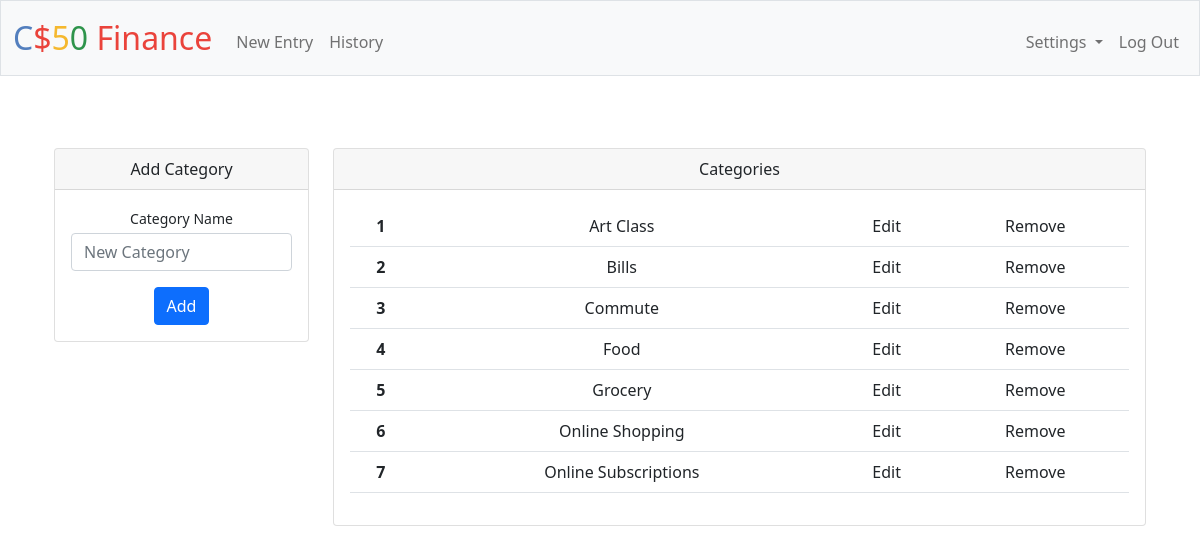
/personal (signed in), run on the app's committed database.
### tables this page shows
CREATE TABLE categories (
    id INTEGER PRIMARY KEY AUTOINCREMENT NOT NULL,
    category TEXT NOT NULL,
    user_id INTEGER NOT NULL,
    FOREIGN KEY (user_id) REFERENCES users (id)
);

### app.py (the view)
@app.route("/personal", methods=["GET", "POST"])
@login_required
def personal():
    cat = db.execute("SELECT category FROM categories WHERE user_id=?", session["user_id"])
    categories = []
    for i in range(len(cat)):
        categories.append(cat[i]['category'])
    sorted_cat = sorted(categories)
    if request.method == "POST":
        if not request.form.get("category"):
            return apology("please add a category", 400)
        if request.form.get("category") in categories:
            return apology("category already exists", 400)
        db.execute("INSERT INTO categories (category,user_id) VALUES (?,?)"
                    , request.form.get("category"), session["user_id"])
        return redirect("/personal")
    else:
        return render_template("personal.html", sorted_cat=sorted_cat)

### app.py (called while the page is built)
@app.after_request
def after_request(response):
    response.headers["Cache-Control"] = "no-cache, no-store, must-revalidate"
    response.headers["Expires"] = 0
    response.headers["Pragma"] = "no-cache"
    return response

### helpers.py (called while the page is built)
def login_required(f):
    @wraps(f)
    def decorated_function(*args, **kwargs):
        if session.get("user_id") is None:
            return redirect("/login")
        return f(*args, **kwargs)
    return decorated_function

### templates/personal.html (shortened to what this page needs)
{% extends "layout.html" %}
{% block main %}
  <div class="container-sm px-4 mt-4">
    <div class="row">
      <div class="col-xl-3">
        <div class="card mb-4">
          <div class="card-header">Add Category</div>
          <div class="card-body">
            <form action="/personal" method="post">
              <div class="mb-3">
                <label class="small mb-1" for="category">Category Name</label>
                <input class="form-control" id="category" name="category" type="text" placeholder="New Category" required>
              </div>
              <button class="btn btn-primary" type="submit">Add</button>
            </form>
          </div>
        </div>
      </div>
      <div class="col-xl-9">
        <div class="card mb-3">
          <div class="card-header">Categories</div>
          <div class="card-body">
            <form action="/personal" method="post">
              <table class="table">
                <tbody>
                  {% for line in sorted_cat %}
                  <tr>
                  <th scope="row">{{loop.index}}</th>
                  <td>{{line}}</td>
                  <td>Edit</td>
                  <td>Remove</td>
                  </tr>
                  {% endfor %}
                </tbody>
              </table>
            </form>
          </div>
        </div>
      </div>
    </div>
  </div>
{% endblock %}

### data on the page
categories: category "Art Class"
categories: category "Bills"
categories: category "Commute"
categories: category "Food"
categories: category "Grocery"
categories: category "Online Shopping"
categories: category "Online Subscriptions"
